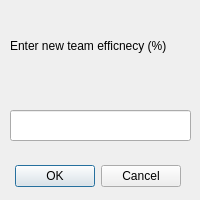
<?xml version="1.0" encoding="UTF-8"?>
<ui version="4.0">
 <class>EfficiencyDialog</class>
 <widget class="QDialog" name="EfficiencyDialog">
  <property name="geometry">
   <rect>
    <x>0</x>
    <y>0</y>
    <width>200</width>
    <height>200</height>
   </rect>
  </property>
  <property name="windowTitle">
   <string>Dialog</string>
  </property>
  <widget class="QDialogButtonBox" name="buttonBox">
   <property name="geometry">
    <rect>
     <x>10</x>
     <y>160</y>
     <width>171</width>
     <height>32</height>
    </rect>
   </property>
   <property name="orientation">
    <enum>Qt::Horizontal</enum>
   </property>
   <property name="standardButtons">
    <set>QDialogButtonBox::Cancel|QDialogButtonBox::Ok</set>
   </property>
  </widget>
  <widget class="QLabel" name="label_desc">
   <property name="geometry">
    <rect>
     <x>10</x>
     <y>10</y>
     <width>181</width>
     <height>71</height>
    </rect>
   </property>
   <property name="text">
    <string>Enter new team efficnecy (%)</string>
   </property>
  </widget>
  <widget class="QLineEdit" name="lineEdit_efficiency">
   <property name="geometry">
    <rect>
     <x>10</x>
     <y>110</y>
     <width>181</width>
     <height>31</height>
    </rect>
   </property>
  </widget>
 </widget>
 <resources/>
 <connections/>
</ui>
